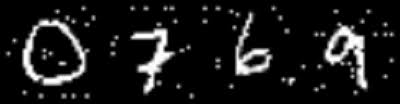
#> input picture images/sultnois.jpg, 400 x 104 px
$ jupyter execute 'Median filtering.ipynb'
#> lines starting #> are read from the running program, lines starting #| are printed output that depends on the picture
<div style="direction: rtl;color: #4E4AE5;font-size: large;">
    برای حذف نویز می توان از فیلتر میانه استفاده کرد
    <br>
    در این جا از دو روش استفاده شده است:
    <br>
   scipy روش اول: استفاده از
<br>
 numpy روش دوم: استفاده از
</div>

[cell 1]
import matplotlib.pyplot as plt
from scipy import ndimage,misc
import cv2
import numpy as np

[cell 2]
img= cv2.imread("images/sultnois.jpg")
#> img is the input picture: shape (104, 400, 3); min 0, max 255, mean 26
#روش اول
result1=ndimage.median_filter(img, size=7)
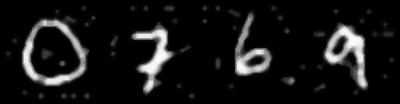
#> result1: shape (104, 400, 3); min 0, max 250, mean 22.2
#روش دوم
result2= cv2.medianBlur(img,9)
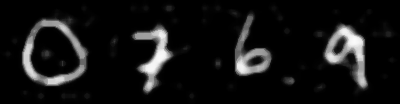
#> result2: shape (104, 400, 3); min 0, max 250, mean 20.2
plt.subplot(3,1,1)
plt.imshow(img)
plt.subplot(3,1,2)
plt.imshow(result1)
plt.subplot(3,1,3)
plt.imshow(result2)
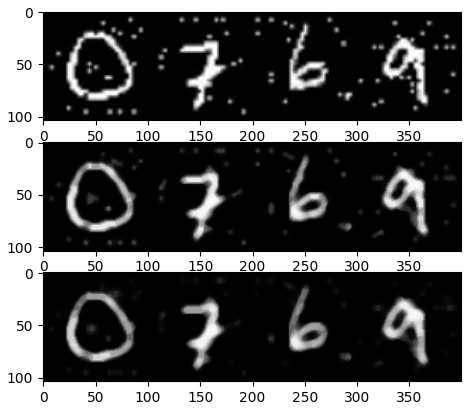
#> figure drawn by matplotlib, 3 panels
